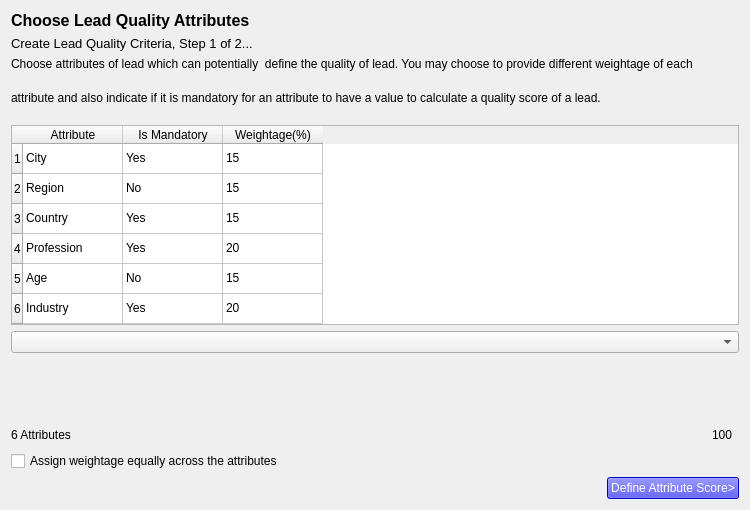
<?xml version="1.0" encoding="UTF-8"?>
<ui version="4.0">
 <class>icp_step1</class>
 <widget class="QWidget" name="icp_step1">
  <property name="geometry">
   <rect>
    <x>0</x>
    <y>0</y>
    <width>750</width>
    <height>510</height>
   </rect>
  </property>
  <property name="sizePolicy">
   <sizepolicy hsizetype="Expanding" vsizetype="Expanding">
    <horstretch>0</horstretch>
    <verstretch>0</verstretch>
   </sizepolicy>
  </property>
  <property name="windowTitle">
   <string>ICP Step 1</string>
  </property>
  <layout class="QGridLayout" name="gridLayout_2">
   <item row="0" column="0" colspan="2">
    <layout class="QGridLayout" name="gridLayout">
     <item row="0" column="0">
      <widget class="QLabel" name="choose_lbl">
       <property name="sizePolicy">
        <sizepolicy hsizetype="Expanding" vsizetype="Fixed">
         <horstretch>0</horstretch>
         <verstretch>0</verstretch>
        </sizepolicy>
       </property>
       <property name="font">
        <font>
         <pointsize>12</pointsize>
         <bold>true</bold>
        </font>
       </property>
       <property name="text">
        <string>Choose Lead Quality Attributes</string>
       </property>
      </widget>
     </item>
     <item row="3" column="0">
      <widget class="QLabel" name="instruction2_lbl">
       <property name="sizePolicy">
        <sizepolicy hsizetype="Expanding" vsizetype="Fixed">
         <horstretch>0</horstretch>
         <verstretch>0</verstretch>
        </sizepolicy>
       </property>
       <property name="text">
        <string>attribute and also indicate if it is mandatory for an attribute to have a value to calculate a quality score of a lead.</string>
       </property>
       <property name="wordWrap">
        <bool>true</bool>
       </property>
      </widget>
     </item>
     <item row="1" column="0">
      <widget class="QLabel" name="step1_lbl">
       <property name="sizePolicy">
        <sizepolicy hsizetype="Expanding" vsizetype="Fixed">
         <horstretch>0</horstretch>
         <verstretch>0</verstretch>
        </sizepolicy>
       </property>
       <property name="font">
        <font>
         <pointsize>10</pointsize>
        </font>
       </property>
       <property name="text">
        <string>Create Lead Quality Criteria, Step 1 of 2...	</string>
       </property>
      </widget>
     </item>
     <item row="2" column="0">
      <widget class="QLabel" name="instruction1_lbl">
       <property name="sizePolicy">
        <sizepolicy hsizetype="Expanding" vsizetype="Fixed">
         <horstretch>0</horstretch>
         <verstretch>0</verstretch>
        </sizepolicy>
       </property>
       <property name="text">
        <string>Choose attributes of lead which can potentially  define the quality of lead. You may choose to provide different weightage of each</string>
       </property>
      </widget>
     </item>
    </layout>
   </item>
   <item row="6" column="0" colspan="2">
    <layout class="QHBoxLayout" name="horizontalLayout">
     <item>
      <spacer name="horizontalSpacer">
       <property name="orientation">
        <enum>Qt::Orientation::Horizontal</enum>
       </property>
       <property name="sizeHint" stdset="0">
        <size>
         <width>40</width>
         <height>20</height>
        </size>
       </property>
      </spacer>
     </item>
     <item>
      <widget class="QPushButton" name="define_btn">
       <property name="sizePolicy">
        <sizepolicy hsizetype="Preferred" vsizetype="Fixed">
         <horstretch>0</horstretch>
         <verstretch>0</verstretch>
        </sizepolicy>
       </property>
       <property name="cursor">
        <cursorShape>PointingHandCursor</cursorShape>
       </property>
       <property name="styleSheet">
        <string notr="true">background-color: blue;
color: rgb(255, 255, 255);</string>
       </property>
       <property name="text">
        <string>Define Attribute Score&gt;</string>
       </property>
      </widget>
     </item>
    </layout>
   </item>
   <item row="1" column="0" rowspan="2" colspan="2">
    <layout class="QVBoxLayout" name="verticalLayout">
     <item>
      <widget class="QTableWidget" name="attribute_tbl">
       <property name="enabled">
        <bool>true</bool>
       </property>
       <property name="sizePolicy">
        <sizepolicy hsizetype="Preferred" vsizetype="Preferred">
         <horstretch>0</horstretch>
         <verstretch>0</verstretch>
        </sizepolicy>
       </property>
       <property name="verticalScrollBarPolicy">
        <enum>Qt::ScrollBarPolicy::ScrollBarAlwaysOff</enum>
       </property>
       <property name="horizontalScrollBarPolicy">
        <enum>Qt::ScrollBarPolicy::ScrollBarAlwaysOff</enum>
       </property>
       <property name="sizeAdjustPolicy">
        <enum>QAbstractScrollArea::SizeAdjustPolicy::AdjustToContents</enum>
       </property>
       <property name="gridStyle">
        <enum>Qt::PenStyle::SolidLine</enum>
       </property>
       <property name="wordWrap">
        <bool>true</bool>
       </property>
       <property name="cornerButtonEnabled">
        <bool>true</bool>
       </property>
       <property name="rowCount">
        <number>6</number>
       </property>
       <property name="columnCount">
        <number>3</number>
       </property>
       <row/>
       <row/>
       <row/>
       <row/>
       <row/>
       <row/>
       <column>
        <property name="text">
         <string>Attribute</string>
        </property>
       </column>
       <column>
        <property name="text">
         <string>Is Mandatory</string>
        </property>
       </column>
       <column>
        <property name="text">
         <string>Weightage(%)</string>
        </property>
       </column>
       <item row="0" column="0">
        <property name="text">
         <string>City</string>
        </property>
       </item>
       <item row="0" column="1">
        <property name="text">
         <string>Yes</string>
        </property>
       </item>
       <item row="0" column="2">
        <property name="text">
         <string>15</string>
        </property>
       </item>
       <item row="1" column="0">
        <property name="text">
         <string>Region</string>
        </property>
       </item>
       <item row="1" column="1">
        <property name="text">
         <string>No</string>
        </property>
       </item>
       <item row="1" column="2">
        <property name="text">
         <string>15</string>
        </property>
       </item>
       <item row="2" column="0">
        <property name="text">
         <string>Country</string>
        </property>
       </item>
       <item row="2" column="1">
        <property name="text">
         <string>Yes</string>
        </property>
       </item>
       <item row="2" column="2">
        <property name="text">
         <string>15</string>
        </property>
       </item>
       <item row="3" column="0">
        <property name="text">
         <string>Profession</string>
        </property>
       </item>
       <item row="3" column="1">
        <property name="text">
         <string>Yes</string>
        </property>
       </item>
       <item row="3" column="2">
        <property name="text">
         <string>20</string>
        </property>
       </item>
       <item row="4" column="0">
        <property name="text">
         <string>Age</string>
        </property>
       </item>
       <item row="4" column="1">
        <property name="text">
         <string>No</string>
        </property>
       </item>
       <item row="4" column="2">
        <property name="text">
         <string>15</string>
        </property>
       </item>
       <item row="5" column="0">
        <property name="text">
         <string>Industry</string>
        </property>
       </item>
       <item row="5" column="1">
        <property name="text">
         <string>Yes</string>
        </property>
       </item>
       <item row="5" column="2">
        <property name="text">
         <string>20</string>
        </property>
       </item>
      </widget>
     </item>
     <item>
      <widget class="QComboBox" name="add_combo">
       <property name="sizePolicy">
        <sizepolicy hsizetype="Expanding" vsizetype="Fixed">
         <horstretch>0</horstretch>
         <verstretch>0</verstretch>
        </sizepolicy>
       </property>
       <property name="autoFillBackground">
        <bool>false</bool>
       </property>
       <property name="currentText">
        <string notr="true"/>
       </property>
       <property name="placeholderText">
        <string>-- Add Lead Attribute --</string>
       </property>
      </widget>
     </item>
     <item>
      <spacer name="verticalSpacer">
       <property name="orientation">
        <enum>Qt::Orientation::Vertical</enum>
       </property>
       <property name="sizeHint" stdset="0">
        <size>
         <width>20</width>
         <height>40</height>
        </size>
       </property>
      </spacer>
     </item>
    </layout>
   </item>
   <item row="5" column="0" colspan="2">
    <layout class="QHBoxLayout" name="horizontalLayout_3">
     <item>
      <widget class="QCheckBox" name="assign_checkbox">
       <property name="sizePolicy">
        <sizepolicy hsizetype="Expanding" vsizetype="Fixed">
         <horstretch>0</horstretch>
         <verstretch>0</verstretch>
        </sizepolicy>
       </property>
       <property name="text">
        <string>Assign weightage equally across the attributes</string>
       </property>
      </widget>
     </item>
    </layout>
   </item>
   <item row="4" column="0">
    <layout class="QHBoxLayout" name="horizontalLayout_2">
     <item>
      <widget class="QLabel" name="total_attributes_lbl">
       <property name="sizePolicy">
        <sizepolicy hsizetype="Preferred" vsizetype="Fixed">
         <horstretch>0</horstretch>
         <verstretch>0</verstretch>
        </sizepolicy>
       </property>
       <property name="text">
        <string>6 Attributes</string>
       </property>
      </widget>
     </item>
     <item>
      <spacer name="horizontalSpacer_2">
       <property name="orientation">
        <enum>Qt::Orientation::Horizontal</enum>
       </property>
       <property name="sizeHint" stdset="0">
        <size>
         <width>40</width>
         <height>20</height>
        </size>
       </property>
      </spacer>
     </item>
     <item>
      <widget class="QLabel" name="total_lbl">
       <property name="sizePolicy">
        <sizepolicy hsizetype="Preferred" vsizetype="Fixed">
         <horstretch>0</horstretch>
         <verstretch>0</verstretch>
        </sizepolicy>
       </property>
       <property name="text">
        <string>100</string>
       </property>
      </widget>
     </item>
    </layout>
   </item>
  </layout>
 </widget>
 <resources/>
 <connections/>
</ui>
